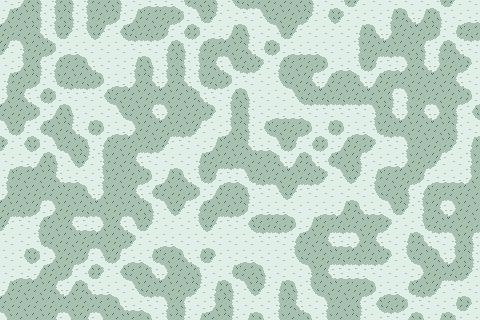

A 2D game scene composited from a Tiled map and its tileset images. What follows is a short description and the map's XML, with every tile layer's data as written:
An orthogonal 30x20 tile map with 16x16 px tiles, 1 tile layer (Tile Layer 1).

<map version="1.10" tiledversion="1.11.0" orientation="orthogonal" renderorder="right-down" width="30" height="20" tilewidth="16" tileheight="16" infinite="0" nextlayerid="2" nextobjectid="1">
 <tileset firstgid="1" source="tiles.tsx" />
 <layer id="1" name="Tile Layer 1" width="30" height="20">
  <data encoding="csv">
14,6,12,2,12,2,7,12,14,4,4,15,11,12,9,10,11,7,7,12,14,15,16,13,14,1,14,15,16,13,
6,7,12,2,12,2,8,5,6,7,8,5,15,16,14,1,9,11,8,16,9,16,14,1,2,3,6,12,14,4,
8,11,3,15,16,9,16,9,10,10,5,15,5,4,6,12,14,15,16,13,13,13,2,3,6,7,8,5,15,10,
16,2,8,5,4,1,13,13,14,1,2,12,2,8,11,3,15,5,4,4,1,13,2,8,10,11,12,2,3,1,
14,6,12,2,7,3,1,13,2,12,2,12,2,3,15,10,16,2,7,8,5,4,15,5,4,6,3,6,8,16,
2,8,5,15,10,10,5,4,6,3,6,3,15,10,5,1,13,9,11,3,6,7,3,6,8,11,7,7,3,1,
6,3,15,5,1,13,9,11,7,8,11,7,3,1,2,12,13,13,9,10,10,10,10,11,12,2,8,11,8,5,
11,8,5,6,12,14,1,9,11,3,6,7,8,16,2,12,14,4,4,1,14,1,13,2,3,6,3,6,12,9,
15,5,15,11,3,15,5,4,6,7,8,10,16,14,6,12,9,11,8,5,15,5,4,15,10,11,7,7,12,14,
16,9,5,15,11,12,2,7,8,10,16,13,14,6,7,3,4,15,5,15,5,6,8,16,13,2,7,8,16,2,
14,4,6,12,9,16,2,7,3,1,14,1,2,8,10,11,7,3,6,3,15,11,12,14,4,6,8,16,13,2,
2,7,7,3,4,1,2,7,8,5,6,3,15,5,4,15,10,11,8,10,16,9,16,2,7,8,5,4,4,6,
6,7,8,11,7,3,6,7,3,15,11,8,5,6,7,12,13,9,16,13,13,14,1,9,11,12,2,8,11,7,
8,10,5,6,8,10,11,8,11,12,9,16,2,8,10,5,4,4,1,14,4,6,3,4,15,16,2,3,6,7,
16,13,2,7,3,4,6,3,15,16,13,13,9,16,13,9,10,10,5,6,8,10,11,8,16,14,15,10,11,8,
13,14,15,11,7,8,11,8,16,14,4,1,14,1,13,13,13,13,2,7,3,4,6,3,1,2,3,1,2,12,
13,9,5,6,8,5,15,5,4,15,11,3,15,16,14,4,1,13,9,11,8,10,10,10,16,9,11,3,6,12,
14,4,6,8,5,15,16,9,11,3,6,7,12,14,15,11,12,14,1,2,3,4,4,1,13,14,6,8,10,16,
6,7,7,3,6,3,4,1,9,10,11,8,16,2,12,9,16,2,12,9,11,7,8,5,4,15,10,16,14,1,
11,7,7,8,11,8,11,3,4,1,2,12,14,6,12,14,1,2,3,1,2,7,12,9,10,5,1,14,15,16
</data>
 </layer>
</map>
